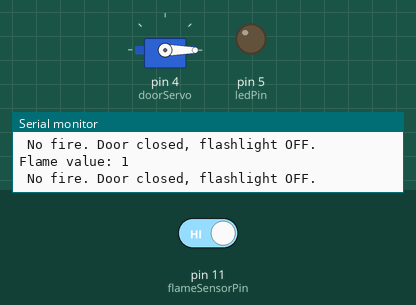
The sketch below on a simulated Arduino Uno, built with avr-gcc and run on an emulated ATmega328P. On the bench: servo, output pins drawn as LEDs (lit = HIGH), the last lines printed to the serial monitor. Inputs (shaded band) come from the test bench; at power-on: pin 11 (flameSensorPin) HIGH.

Above: at 2.8 s.
2.9 s: pin 11 (flameSensorPin) driven LOW
At 3.5 s:
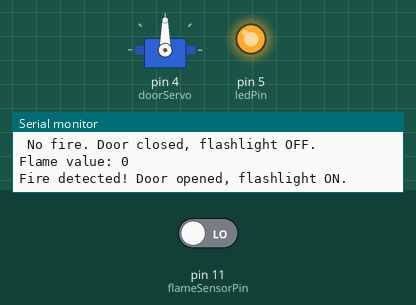
4.5 s: pin 11 (flameSensorPin) driven HIGH
At 6.3 s:
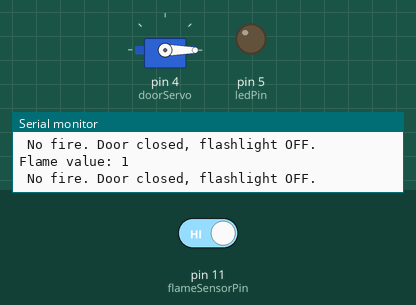
Timing chart, 0 to 7.8 s (numbered marks = the images above; inputs shaded):
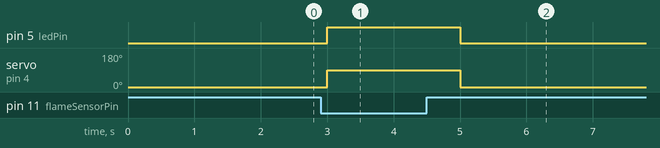

Measured:
- after the input at 2.9 s, pin 5 (ledPin): LOW → HIGH after 0.10 s; servo on pin 4 (doorServo): 0° → 90° after 0.10 s
- after the input at 4.5 s, pin 5 (ledPin): HIGH → LOW after 0.50 s; servo on pin 4 (doorServo): 90° → 0° after 0.50 s

The sketch:

Experiment_no_15.final.ino
```cpp
#include <Servo.h>

Servo doorServo;  // Servo motor for door
int flameSensorPin = 11;  // Flame sensor input pin
int ledPin = 5;  // LED (flashlight) pin
// int buzzerPin = 6;  // Buzzer pin (optional)

void setup() {
  pinMode(flameSensorPin, INPUT);
  pinMode(ledPin, OUTPUT);
  // pinMode(buzzerPin, OUTPUT);  // If using a buzzer, uncomment this line

  doorServo.attach(4);  // Servo connected to pin 4
  doorServo.write(0);  // Start with door closed

  digitalWrite(ledPin, LOW);
  // digitalWrite(buzzerPin, LOW);  // Prevent errors if using a buzzer

  Serial.begin(9600);
}

void loop() {
  int flame = digitalRead(flameSensorPin);  // Read flame sensor

  Serial.print("Flame value: ");
  Serial.println(flame);

  if (flame == LOW) {
    // Fire detected
    doorServo.write(90);  // Open door at 90 degrees
    digitalWrite(ledPin, HIGH);
    // digitalWrite(buzzerPin, HIGH);  // Uncomment if using a buzzer
    Serial.println("Fire detected! Door opened, flashlight ON.");
  } else {
    // No fire
    doorServo.write(0);  // Keep door closed
    digitalWrite(ledPin, LOW);
    // digitalWrite(buzzerPin, LOW);  // Uncomment if using a buzzer

    Serial.println(" No fire. Door closed, flashlight OFF.");
  }

  delay(1000);
}
```
